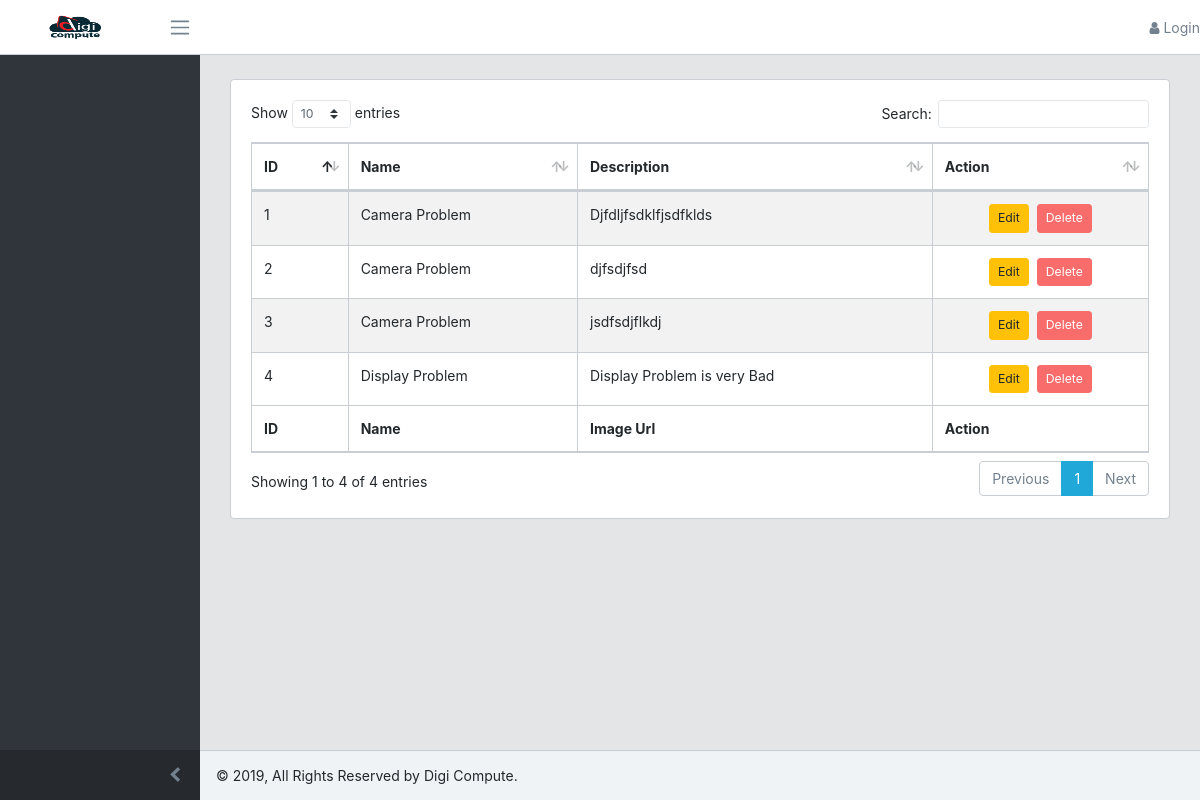
The app's page /dashboard/problem_types/, older data.
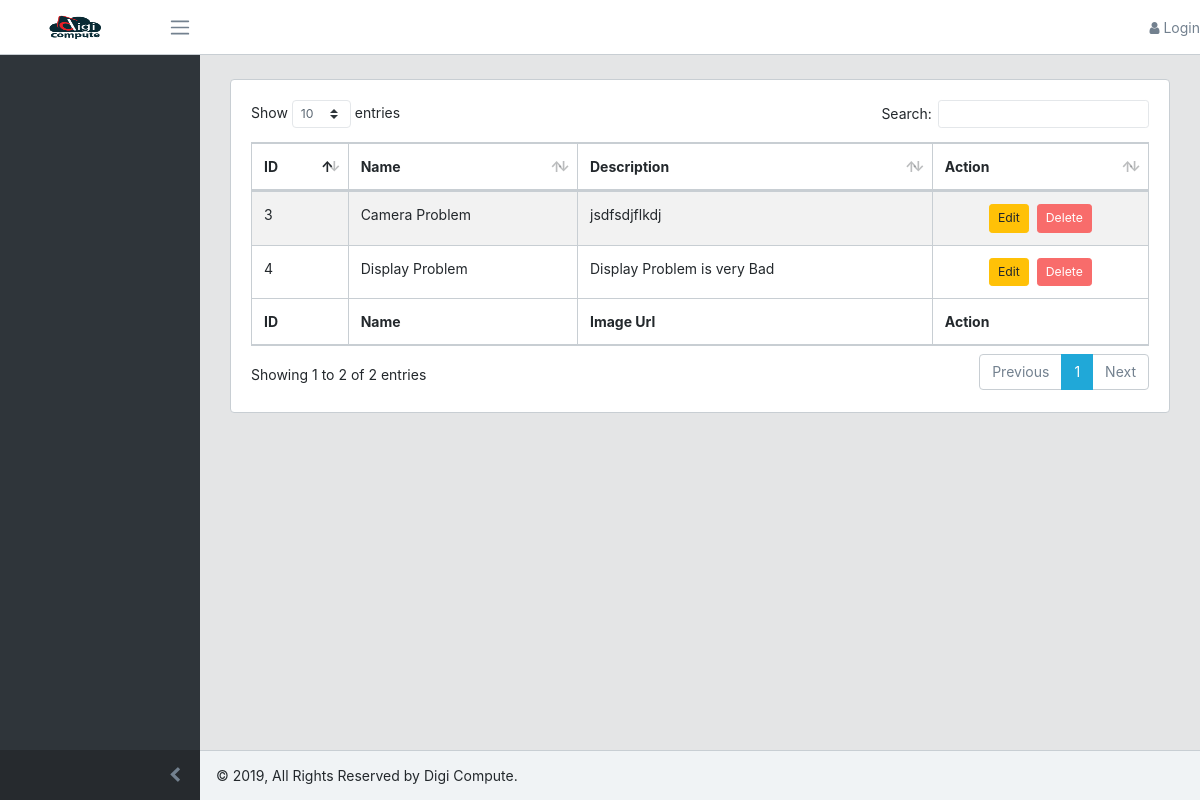
The same page, newer data.
### repair/models.py (models this page shows, shortened)
class ProblemType(models.Model):
    name = models.CharField(max_length=50, unique=True)
    description = models.TextField(null=True, blank=True)

### repair/views.py (the view)
# urls.py: path('dashboard/problem_types/', views.DashboardProblemTypeListView.as_view(), name='dashboard_problem_type_list'),
class DashboardProblemTypeListView(ListView):
    model = ProblemType
    template_name = 'repair/dashboard_problem_type_list.html'

### repair/templates/repair/dashboard_problem_type_list.html (shortened to what this page needs)
{% extends 'admin_base.html' %}
{% load static %}
{% block content %}
    <div class="card mt-4">
        <div class="card-body">
            <table id="example" class="table table-striped table-bordered" style="width:100%">
        <thead>
            <tr>
                <th>ID</th>
                <th>Name</th>
                <th>Description</th>
                <th>Action</th>
            </tr>
        </thead>
        <tbody>
            {% for problem in object_list %}
            <tr>
                <td>{{ problem.id }}</td>
                <td>{{ problem.name }}</td>
                <td>{{ problem.description }}</td>
                <td class="text-center"><form action="{% url 'repair:problem_type_delete' pk=problem.pk %}" method="POST">{% csrf_token %}<a href="{% url 'repair:problem_type_edit' pk=problem.pk %}" class="btn btn-sm btn-warning mr-2">Edit</a><button class="btn btn-sm btn-danger confirm-delete">Delete</button></form></td>
            </tr>
            {% endfor %}
        </tbody>
        <tfoot>
            <tr>
                <th>ID</th>
                <th>Name</th>
                <th>Image Url</th>
                <th>Action</th>
            </tr>
        </tfoot>
    </table>
        </div>
    </div>
{% endblock %}

Row changes from the older to the newer data that the page shows:
removed ProblemType: id "1", name "Camera Problem", description "Djfdljfsdklfjsdfklds"
removed ProblemType: id "2", name "Camera Problem", description "djfsdjfsd"
Text that changed along with them:
text written by a page script: "Show entries Search: Showing 1 to 4 of 4 entries Previous 1 Next" → "Show entries Search: Showing 1 to 2 of 2 entries Previous 1 Next"
